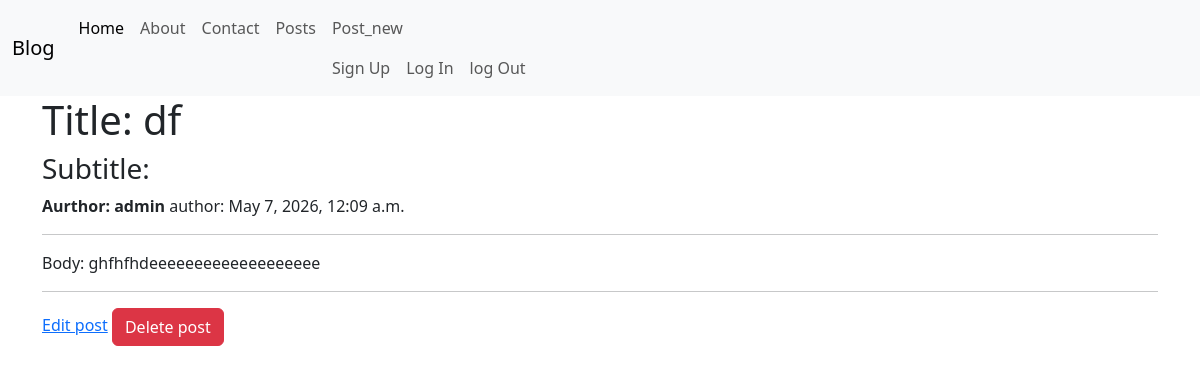
The app's page /posts/4/ with its own data.
### posts/models.py (models this page shows, shortened)
class Post(models.Model): # oop (object oriented programing)
    title = models.CharField(max_length=128)  # string
    subtitle = models.CharField(max_length=256)  # string
    body = models.TextField()  # string
    created_on = models.DateTimeField(auto_now_add=True)  # date / datetime
    author = models.ForeignKey(
        get_user_model(),
        on_delete=models.CASCADE
    )  # User model

### posts/views.py (the view)
# urls.py: path("<int:pk>/", PostDetailView.as_view(), name="post_detail"),
class PostDetailView(DetailView): # GET Request -> single element (object)
    template_name = "post/detail.html"
    model = Post
    context_object_name = "single_post"

### templates/post/detail.html (shortened to what this page needs)
{% extends 'base.html' %}
{% block content %}
    <h1>Title: {{ single_post.title }}</h1>
    <h3> Subtitle:{{ single_post.Subtitle}}</h3>
    <span><strong>Aurthor: {{single_post.author}}</strong></span>
    <span>author: {{single_post.created_on}}</span>
    <hr/>
    <P>Body: {{ single_post.body }}</P>
     <hr/>
    <a href="{% url 'post_edit' single_post.id %}" class="bnt btn-secondary">Edit post</a>
    <a href="{% url 'post_delete' single_post.id %}" class="btn btn-danger">Delete post</a>
{% endblock %}

### records on screen
Post: title "df", author "admin", created_on "May 7, 2026, 12:09 a.m.", body "ghfhfhdeeeeeeeeeeeeeeeeeee"
